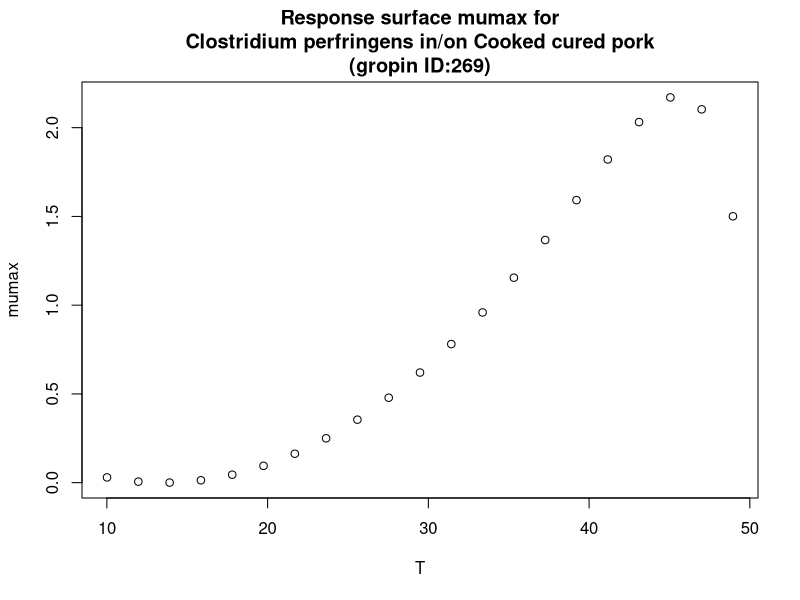

Recreate this plot in R.
#############################
# start of Parameter script
#############################
T <- seq(10.01,48.951048951049,length.out=21)
#############################
# end of Parameter script
#############################
############################# 
# start of Model script Gropin ID 269 
#############################
 
# constant coefficients for this model
A <- 0.00243
B <- 0.41
Tmin <- 13.5
Tmax <- 50.6
 
variables <- data.frame(T)
argumentsPar <- expand.grid(variables)
 
# heart of the model
response_surface <- function(T) {
   mumax <-(A*((T-Tmin)^2)*(1-exp(B*(T-Tmax))))

return(mumax=mumax)
} 

# output parameters
responseSurface <- cbind(argumentsPar,response_surface(argumentsPar['T']))
colnames(responseSurface) <- c(colnames(argumentsPar),'mumax')
#############################
# End of Model script
#############################
############################# 
# start of Visualisation script Gropin ID 269 
#############################
plot(T,responseSurface$'mumax',xlab='T',
                          ylab='mumax',main='Response surface mumax for
Clostridium perfringens in/on Cooked cured pork
(gropin ID:269)')
#############################
# End of Visualisation script
#############################
